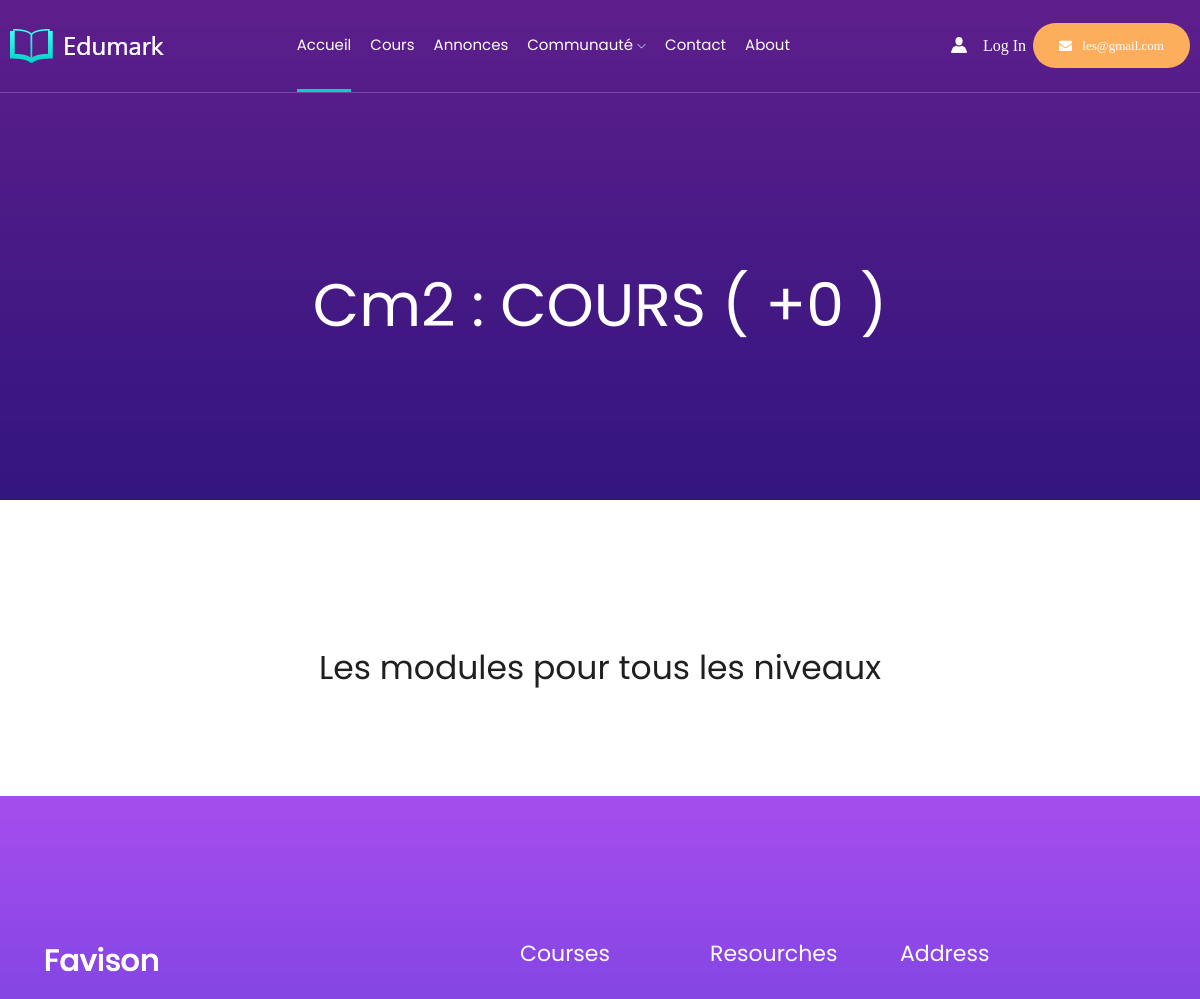
Before: /cours/Cm2/Mathemathique (upper part) with the older database file.
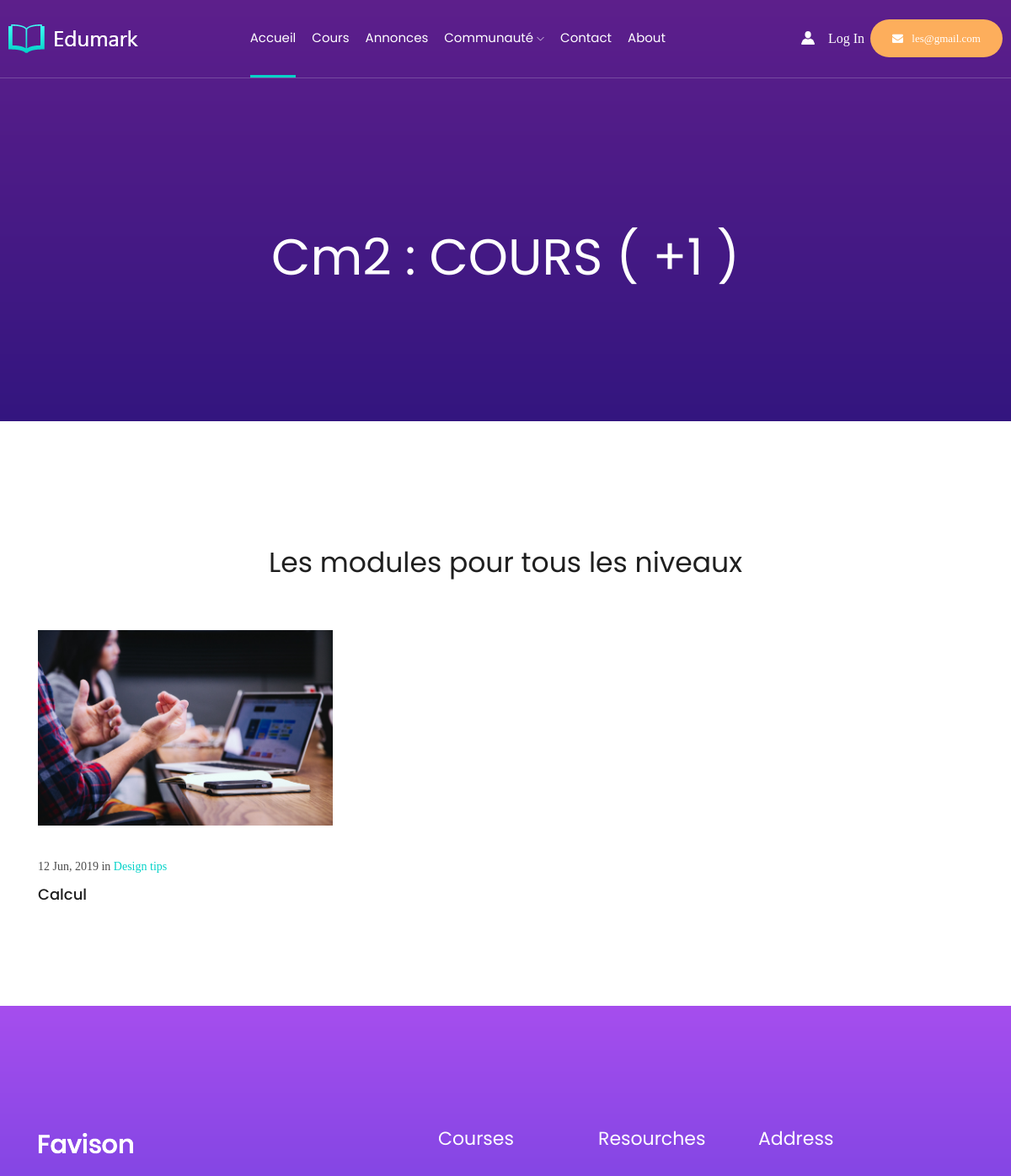
After: the same page with the newer database file.
### Membre/models.py (models this page shows)
class Cours(models.Model):
    titre = models.CharField(max_length=50)
    description = models.TextField()
    categorie = models.CharField(max_length=50)
    niveau = models.CharField(max_length=50)

### Cours/views.py (the view)
# urls.py: path('<slug:niveau>/<str:categorie>',views.Cours_liste, name = "Cours_liste" ),
def Cours_liste(request, niveau, categorie):
    niveau = niveau
    categorie = categorie
    cours = Cours.objects.filter(Q(niveau = niveau), Q(categorie = categorie))
    som = cours.count()
    paginator = Paginator(cours, 12)
    page = request.GET.get('page', 1)
    try:
            cours = paginator.page(page)
    except PageNotAnInteger:
            cours = paginator.page(1)
    except EmptyPage:
            cours = paginator.page(paginator.num_pages)
    return render(request, "Cours/cours_liste.html", locals())

### Templates/Cours/cours_liste.html (shortened to what this page needs)
{% extends "Layouts/base.html" %}
{% block content %}
{% load static %}
 <div class="bradcam_area breadcam_bg overlay2 mb-5">
    <h3>Cm2 : COURS ( +{{som}} )</h3>
</div>
<div class="our_latest_blog" style="margin-top: -100px;">
  <div class="container">
      <div class="row">
          <div class="col-xl-12">
              <div class="section_title text-center mb-100">
                  <h3>Les modules pour tous les niveaux</h3>
              </div>
          </div>
      </div>
      <div class="row">
          {% for i in cours %}
              <div class="col-xl-4 col-md-4">
                  <div class="single_latest_blog">
                      <div class="thumb">
                        <a href ="{% url 'Cours_details' i.niveau i.categorie i.titre %}">  <img src="{% static 'img/latest_blog/1.png' %}" alt=""></a>
                      </div>
                      <div class="content_blog">
                        <div class="date">
                            <p>12 Jun, 2019 in <a href="#">Design tips</a></p>
                        </div>
                        <div class="blog_meta">
                            <h3><a href="{% url 'Cours_details' i.niveau i.categorie i.titre %}">{{i.titre}}</a></h3>
                        </div>
                     </div>
                  </div>
              </div>
          {% endfor %}
      </div>
  </div>
{% endblock content %}

Changed rows visible on the page:
added Cours: titre "Calcul"
Other visible differences:
{{ som }}: "0" → "1"
